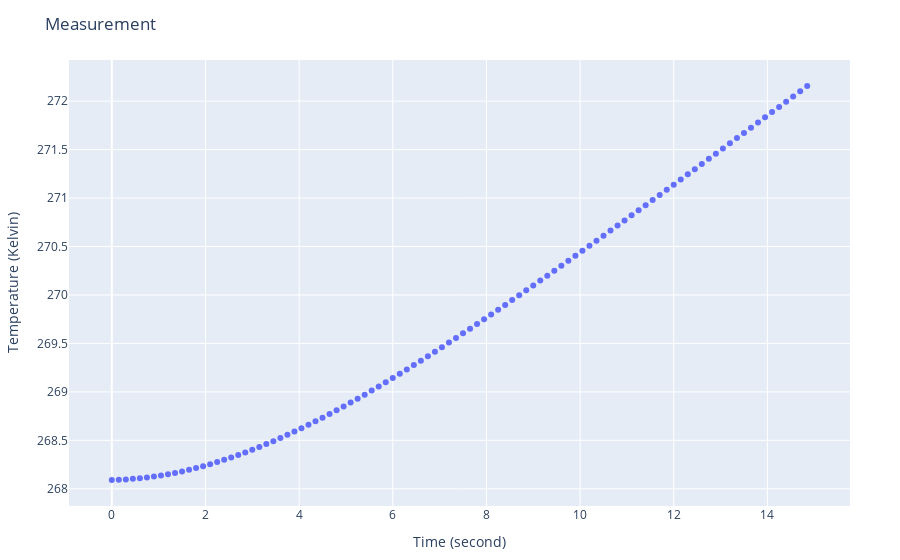

The cell this chart's notebook holds for it:
### Code cell
plot(
    [
        # True position
        scatter(
            mode="markers",
            x=time_axis_sec,
            y=measurements_array,
            name="Measurement"
        )
    ],
    Layout(
        title="Measurement",
        xaxis_title="Time (second)",
        yaxis_title="Temperature (Kelvin)",
        legend_title="Legend Title",
    ),
    config=PlotConfig(scrollZoom=true)
)
